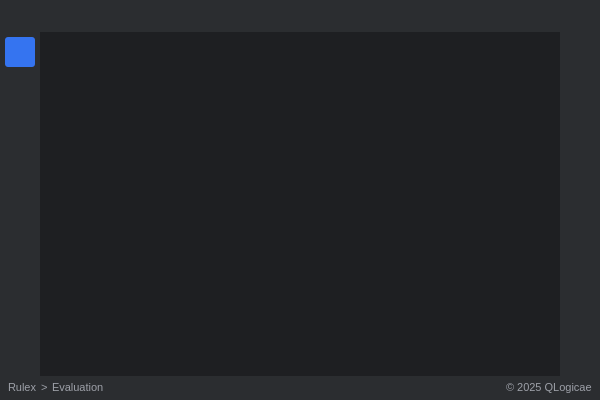
<?xml version="1.0" encoding="UTF-8"?>
<ui version="4.0">
 <class>MainMenuClass</class>
 <widget class="QWidget" name="MainMenuClass">
  <property name="geometry">
   <rect>
    <x>0</x>
    <y>0</y>
    <width>600</width>
    <height>400</height>
   </rect>
  </property>
  <property name="windowTitle">
   <string>MainMenu</string>
  </property>
  <layout class="QVBoxLayout" name="verticalLayout">
   <property name="spacing">
    <number>0</number>
   </property>
   <property name="leftMargin">
    <number>0</number>
   </property>
   <property name="topMargin">
    <number>0</number>
   </property>
   <property name="rightMargin">
    <number>0</number>
   </property>
   <property name="bottomMargin">
    <number>0</number>
   </property>
   <item>
    <widget class="QWidget" name="horizontalWidget" native="true">
     <property name="minimumSize">
      <size>
       <width>0</width>
       <height>32</height>
      </size>
     </property>
     <property name="maximumSize">
      <size>
       <width>16777215</width>
       <height>32</height>
      </size>
     </property>
     <property name="autoFillBackground">
      <bool>false</bool>
     </property>
     <property name="styleSheet">
      <string notr="true">background-color: #2B2D30</string>
     </property>
     <layout class="QHBoxLayout" name="horizontalLayout">
      <property name="spacing">
       <number>0</number>
      </property>
      <property name="leftMargin">
       <number>0</number>
      </property>
      <property name="topMargin">
       <number>0</number>
      </property>
      <property name="rightMargin">
       <number>0</number>
      </property>
      <property name="bottomMargin">
       <number>0</number>
      </property>
      <item>
       <widget class="QWidget" name="horizontalWidget_2" native="true">
        <layout class="QHBoxLayout" name="horizontalLayout_4" stretch="0,0,0">
         <property name="spacing">
          <number>0</number>
         </property>
         <property name="leftMargin">
          <number>8</number>
         </property>
         <property name="topMargin">
          <number>0</number>
         </property>
         <property name="rightMargin">
          <number>8</number>
         </property>
         <property name="bottomMargin">
          <number>0</number>
         </property>
         <item>
          <widget class="QLabel" name="icon">
           <property name="minimumSize">
            <size>
             <width>0</width>
             <height>0</height>
            </size>
           </property>
           <property name="maximumSize">
            <size>
             <width>24</width>
             <height>24</height>
            </size>
           </property>
           <property name="autoFillBackground">
            <bool>false</bool>
           </property>
           <property name="styleSheet">
            <string notr="true"/>
           </property>
           <property name="text">
            <string/>
           </property>
           <property name="pixmap">
            <pixmap resource="application.qrc">:/Application/qlogicae/application/assets/application.png</pixmap>
           </property>
           <property name="scaledContents">
            <bool>true</bool>
           </property>
           <property name="alignment">
            <set>Qt::AlignmentFlag::AlignLeading|Qt::AlignmentFlag::AlignLeft|Qt::AlignmentFlag::AlignVCenter</set>
           </property>
          </widget>
         </item>
         <item>
          <spacer name="horizontalSpacer">
           <property name="orientation">
            <enum>Qt::Orientation::Horizontal</enum>
           </property>
           <property name="sizeHint" stdset="0">
            <size>
             <width>40</width>
             <height>20</height>
            </size>
           </property>
          </spacer>
         </item>
         <item alignment="Qt::AlignmentFlag::AlignRight|Qt::AlignmentFlag::AlignTop">
          <widget class="QWidget" name="horizontalWidget_3" native="true">
           <layout class="QHBoxLayout" name="horizontalLayout_8">
            <property name="spacing">
             <number>0</number>
            </property>
            <property name="leftMargin">
             <number>0</number>
            </property>
            <property name="topMargin">
             <number>0</number>
            </property>
            <property name="rightMargin">
             <number>0</number>
            </property>
            <property name="bottomMargin">
             <number>0</number>
            </property>
           </layout>
          </widget>
         </item>
        </layout>
       </widget>
      </item>
     </layout>
    </widget>
   </item>
   <item>
    <widget class="QWidget" name="horizontalWidget_8" native="true">
     <property name="autoFillBackground">
      <bool>false</bool>
     </property>
     <property name="styleSheet">
      <string notr="true">background-color: #1E1F22</string>
     </property>
     <layout class="QHBoxLayout" name="horizontalLayout_2">
      <property name="spacing">
       <number>0</number>
      </property>
      <property name="leftMargin">
       <number>0</number>
      </property>
      <property name="topMargin">
       <number>0</number>
      </property>
      <property name="rightMargin">
       <number>0</number>
      </property>
      <property name="bottomMargin">
       <number>0</number>
      </property>
      <item>
       <widget class="QWidget" name="horizontalWidget_9" native="true">
        <property name="maximumSize">
         <size>
          <width>40</width>
          <height>16777215</height>
         </size>
        </property>
        <property name="autoFillBackground">
         <bool>false</bool>
        </property>
        <property name="styleSheet">
         <string notr="true">background-color: #2B2D30</string>
        </property>
        <layout class="QVBoxLayout" name="verticalLayout_8">
         <property name="spacing">
          <number>0</number>
         </property>
         <property name="leftMargin">
          <number>0</number>
         </property>
         <property name="topMargin">
          <number>0</number>
         </property>
         <property name="rightMargin">
          <number>0</number>
         </property>
         <property name="bottomMargin">
          <number>0</number>
         </property>
         <item alignment="Qt::AlignmentFlag::AlignHCenter|Qt::AlignmentFlag::AlignTop">
          <widget class="QWidget" name="verticalWidget" native="true">
           <property name="minimumSize">
            <size>
             <width>40</width>
             <height>0</height>
            </size>
           </property>
           <property name="maximumSize">
            <size>
             <width>16777215</width>
             <height>16777215</height>
            </size>
           </property>
           <layout class="QVBoxLayout" name="verticalLayout_4">
            <property name="spacing">
             <number>8</number>
            </property>
            <property name="leftMargin">
             <number>0</number>
            </property>
            <property name="topMargin">
             <number>4</number>
            </property>
            <property name="rightMargin">
             <number>0</number>
            </property>
            <property name="bottomMargin">
             <number>0</number>
            </property>
            <item alignment="Qt::AlignmentFlag::AlignHCenter">
             <widget class="QPushButton" name="pushButton_8">
              <property name="minimumSize">
               <size>
                <width>32</width>
                <height>32</height>
               </size>
              </property>
              <property name="maximumSize">
               <size>
                <width>32</width>
                <height>32</height>
               </size>
              </property>
              <property name="font">
               <font>
                <pointsize>8</pointsize>
               </font>
              </property>
              <property name="styleSheet">
               <string notr="true">QPushButton {
	background: #3574F0;
	border: 2px solid transparent;
	border-radius: 4px;
}

QPushButton:hover {
	background: #366ACF;
}

QPushButton:pressed {
	background: #375FAD;
}

</string>
              </property>
              <property name="text">
               <string/>
              </property>
              <property name="icon">
               <iconset resource="application.qrc">
                <normaloff>:/Application/qlogicae/application/assets/icons/aiAssistantToolWindow_dark.png</normaloff>:/Application/qlogicae/application/assets/icons/aiAssistantToolWindow_dark.png</iconset>
              </property>
              <property name="iconSize">
               <size>
                <width>32</width>
                <height>32</height>
               </size>
              </property>
              <property name="autoDefault">
               <bool>false</bool>
              </property>
              <property name="default">
               <bool>false</bool>
              </property>
              <property name="flat">
               <bool>false</bool>
              </property>
             </widget>
            </item>
            <item alignment="Qt::AlignmentFlag::AlignHCenter">
             <widget class="QPushButton" name="pushButton_7">
              <property name="minimumSize">
               <size>
                <width>32</width>
                <height>32</height>
               </size>
              </property>
              <property name="maximumSize">
               <size>
                <width>32</width>
                <height>32</height>
               </size>
              </property>
              <property name="font">
               <font>
                <pointsize>8</pointsize>
               </font>
              </property>
              <property name="styleSheet">
               <string notr="true">QPushButton {
	background: #2B2D30;
	border-radius: 4px;
}

QPushButton:hover {
	background: #4E5157;
}

QPushButton:pressed {
	background: #2B2D30;
}

</string>
              </property>
              <property name="text">
               <string/>
              </property>
              <property name="icon">
               <iconset resource="application.qrc">
                <normaloff>:/Application/qlogicae/application/assets/icons/settings_dark.png</normaloff>:/Application/qlogicae/application/assets/icons/settings_dark.png</iconset>
              </property>
              <property name="iconSize">
               <size>
                <width>32</width>
                <height>32</height>
               </size>
              </property>
              <property name="autoDefault">
               <bool>false</bool>
              </property>
              <property name="default">
               <bool>false</bool>
              </property>
              <property name="flat">
               <bool>false</bool>
              </property>
             </widget>
            </item>
            <item alignment="Qt::AlignmentFlag::AlignHCenter">
             <widget class="QPushButton" name="pushButton_4">
              <property name="minimumSize">
               <size>
                <width>32</width>
                <height>32</height>
               </size>
              </property>
              <property name="maximumSize">
               <size>
                <width>32</width>
                <height>32</height>
               </size>
              </property>
              <property name="font">
               <font>
                <pointsize>8</pointsize>
               </font>
              </property>
              <property name="styleSheet">
               <string notr="true">QPushButton {
	background: #2B2D30;
	border-radius: 4px;
}

QPushButton:hover {
	background: #4E5157;
}

QPushButton:pressed {
	background: #2B2D30;
}

</string>
              </property>
              <property name="text">
               <string/>
              </property>
              <property name="icon">
               <iconset resource="application.qrc">
                <normaloff>:/Application/qlogicae/application/assets/icons/errorOutline_dark.png</normaloff>:/Application/qlogicae/application/assets/icons/errorOutline_dark.png</iconset>
              </property>
              <property name="iconSize">
               <size>
                <width>32</width>
                <height>32</height>
               </size>
              </property>
              <property name="autoDefault">
               <bool>false</bool>
              </property>
              <property name="default">
               <bool>false</bool>
              </property>
              <property name="flat">
               <bool>false</bool>
              </property>
             </widget>
            </item>
           </layout>
          </widget>
         </item>
        </layout>
       </widget>
      </item>
      <item>
       <widget class="QWidget" name="horizontalWidget_10" native="true">
        <property name="autoFillBackground">
         <bool>false</bool>
        </property>
        <property name="styleSheet">
         <string notr="true">background-color: #1E1F22</string>
        </property>
        <layout class="QVBoxLayout" name="verticalLayout_2">
         <property name="spacing">
          <number>0</number>
         </property>
         <property name="leftMargin">
          <number>0</number>
         </property>
         <property name="topMargin">
          <number>0</number>
         </property>
         <property name="rightMargin">
          <number>0</number>
         </property>
         <property name="bottomMargin">
          <number>24</number>
         </property>
         <item alignment="Qt::AlignmentFlag::AlignLeft|Qt::AlignmentFlag::AlignTop">
          <widget class="QStackedWidget" name="stackedWidget">
           <property name="minimumSize">
            <size>
             <width>0</width>
             <height>0</height>
            </size>
           </property>
           <property name="maximumSize">
            <size>
             <width>550</width>
             <height>800</height>
            </size>
           </property>
           <property name="autoFillBackground">
            <bool>false</bool>
           </property>
           <property name="frameShape">
            <enum>QFrame::Shape::NoFrame</enum>
           </property>
           <property name="currentIndex">
            <number>2</number>
           </property>
           <widget class="QWidget" name="page"/>
           <widget class="QWidget" name="page_2"/>
           <widget class="QWidget" name="page_3"/>
           <widget class="QWidget" name="page_4"/>
          </widget>
         </item>
        </layout>
       </widget>
      </item>
      <item>
       <widget class="QWidget" name="horizontalWidget_11" native="true">
        <property name="minimumSize">
         <size>
          <width>40</width>
          <height>0</height>
         </size>
        </property>
        <property name="maximumSize">
         <size>
          <width>40</width>
          <height>16777215</height>
         </size>
        </property>
        <property name="autoFillBackground">
         <bool>false</bool>
        </property>
        <property name="styleSheet">
         <string notr="true">background-color: #2B2D30</string>
        </property>
       </widget>
      </item>
     </layout>
    </widget>
   </item>
   <item>
    <widget class="QWidget" name="horizontalWidget_6" native="true">
     <property name="minimumSize">
      <size>
       <width>0</width>
       <height>24</height>
      </size>
     </property>
     <property name="maximumSize">
      <size>
       <width>16777215</width>
       <height>24</height>
      </size>
     </property>
     <property name="autoFillBackground">
      <bool>false</bool>
     </property>
     <property name="styleSheet">
      <string notr="true">background-color: #2B2D30</string>
     </property>
     <layout class="QHBoxLayout" name="horizontalLayout_3">
      <property name="spacing">
       <number>0</number>
      </property>
      <property name="leftMargin">
       <number>0</number>
      </property>
      <property name="topMargin">
       <number>0</number>
      </property>
      <property name="rightMargin">
       <number>0</number>
      </property>
      <property name="bottomMargin">
       <number>0</number>
      </property>
      <item>
       <widget class="QWidget" name="horizontalWidget_4" native="true">
        <property name="autoFillBackground">
         <bool>false</bool>
        </property>
        <layout class="QHBoxLayout" name="horizontalLayout_5">
         <property name="spacing">
          <number>0</number>
         </property>
         <property name="leftMargin">
          <number>0</number>
         </property>
         <property name="topMargin">
          <number>0</number>
         </property>
         <property name="rightMargin">
          <number>0</number>
         </property>
         <property name="bottomMargin">
          <number>0</number>
         </property>
         <item alignment="Qt::AlignmentFlag::AlignLeft">
          <widget class="QWidget" name="horizontalWidget_5" native="true">
           <layout class="QHBoxLayout" name="horizontalLayout_6">
            <property name="spacing">
             <number>4</number>
            </property>
            <property name="leftMargin">
             <number>8</number>
            </property>
            <property name="topMargin">
             <number>0</number>
            </property>
            <property name="rightMargin">
             <number>0</number>
            </property>
            <property name="bottomMargin">
             <number>2</number>
            </property>
            <item>
             <widget class="QLabel" name="label">
              <property name="maximumSize">
               <size>
                <width>16777215</width>
                <height>16777215</height>
               </size>
              </property>
              <property name="font">
               <font>
                <pointsize>8</pointsize>
               </font>
              </property>
              <property name="styleSheet">
               <string notr="true">color: #9DA0A8</string>
              </property>
              <property name="text">
               <string>Rulex</string>
              </property>
             </widget>
            </item>
            <item>
             <widget class="QLabel" name="label_3">
              <property name="maximumSize">
               <size>
                <width>16777215</width>
                <height>16777215</height>
               </size>
              </property>
              <property name="font">
               <font>
                <pointsize>8</pointsize>
               </font>
              </property>
              <property name="styleSheet">
               <string notr="true">color: #9DA0A8</string>
              </property>
              <property name="text">
               <string>&gt;</string>
              </property>
             </widget>
            </item>
            <item>
             <widget class="QLabel" name="label_2">
              <property name="maximumSize">
               <size>
                <width>16777215</width>
                <height>16777215</height>
               </size>
              </property>
              <property name="font">
               <font>
                <pointsize>8</pointsize>
               </font>
              </property>
              <property name="autoFillBackground">
               <bool>false</bool>
              </property>
              <property name="styleSheet">
               <string notr="true">color: #9DA0A8</string>
              </property>
              <property name="text">
               <string>Evaluation</string>
              </property>
             </widget>
            </item>
           </layout>
          </widget>
         </item>
         <item alignment="Qt::AlignmentFlag::AlignRight">
          <widget class="QWidget" name="horizontalWidget_7" native="true">
           <layout class="QHBoxLayout" name="horizontalLayout_7">
            <property name="spacing">
             <number>4</number>
            </property>
            <property name="leftMargin">
             <number>0</number>
            </property>
            <property name="topMargin">
             <number>0</number>
            </property>
            <property name="rightMargin">
             <number>8</number>
            </property>
            <property name="bottomMargin">
             <number>2</number>
            </property>
            <item>
             <widget class="QLabel" name="label_4">
              <property name="maximumSize">
               <size>
                <width>16777215</width>
                <height>16777215</height>
               </size>
              </property>
              <property name="font">
               <font>
                <pointsize>8</pointsize>
               </font>
              </property>
              <property name="styleSheet">
               <string notr="true">color: #9DA0A8</string>
              </property>
              <property name="text">
               <string>© 2025 QLogicae</string>
              </property>
             </widget>
            </item>
           </layout>
          </widget>
         </item>
        </layout>
       </widget>
      </item>
     </layout>
    </widget>
   </item>
  </layout>
 </widget>
 <layoutdefault spacing="6" margin="11"/>
 <resources>
  <include location="application.qrc"/>
 </resources>
 <connections/>
</ui>
